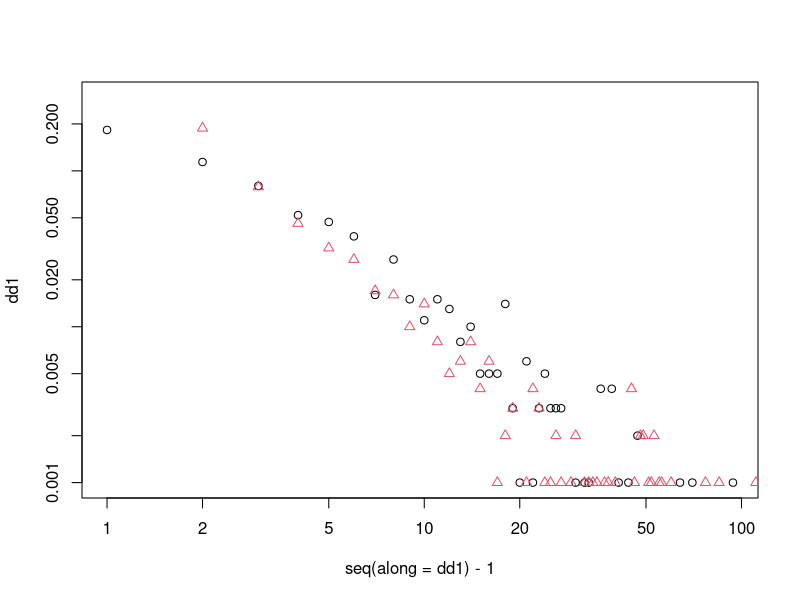
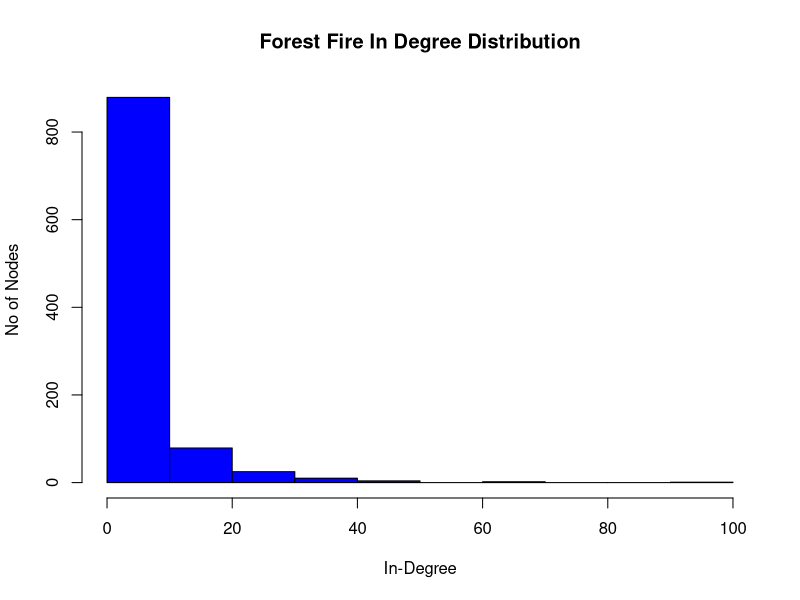
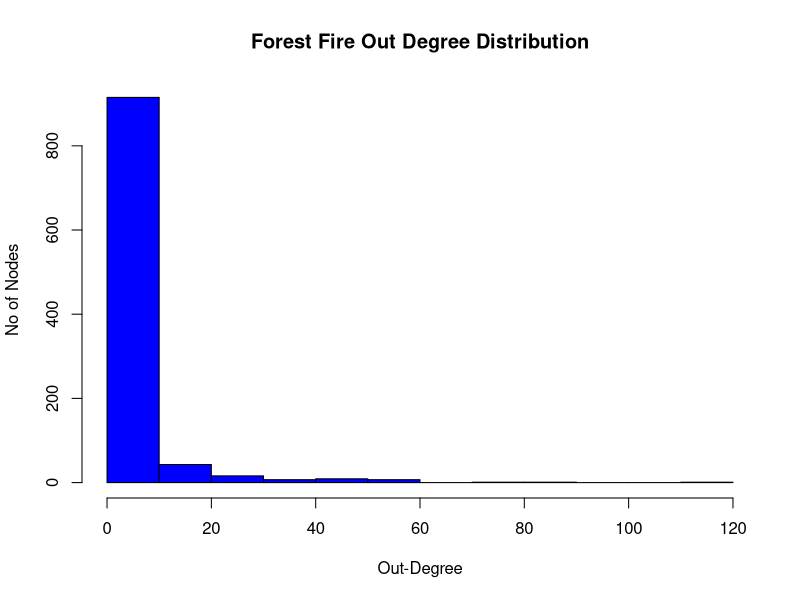
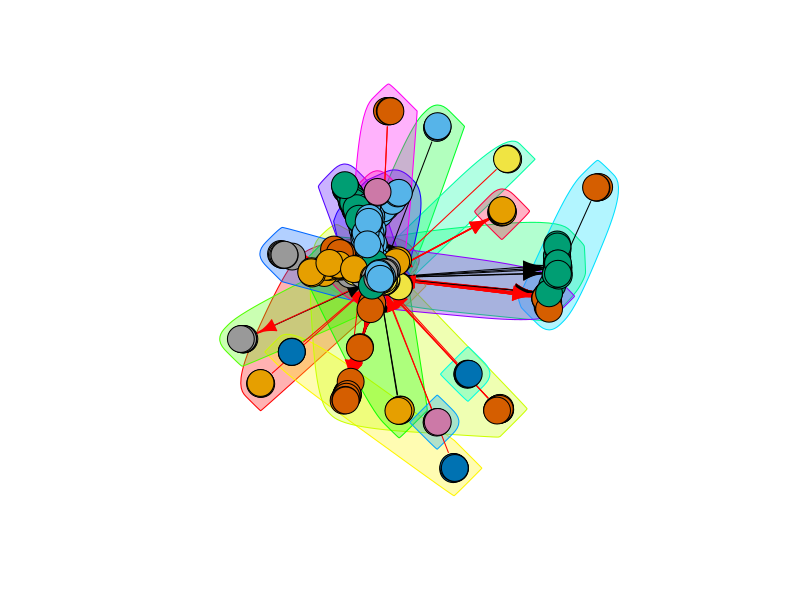

These figures' R source, in order:
###########################################################################
#Copyright (C) 2017 Anshita, Swati and Vishank - All Rights Reserved.
###########################################################################


###########################################################################################
#Part 4: Use the forest fire model to create a directed network 
###########################################################################################
library(igraph)
g <- forest.fire.game(1000, fw.prob=0.37, bw.factor=0.32/0.37)
png("Answer 4a-1.png")
dd1 <- degree_distribution(g, mode="in")
dd2 <- degree_distribution(g, mode="out")
plot(seq(along=dd1)-1, dd1, log="xy")
points(seq(along=dd2)-1, dd2, col=2, pch=2)
dev.off()

png("Answer 4a InDegree.png")
hist(degree(g,m="in"),main="Forest Fire In Degree Distribution",
     xlab="In-Degree", ylab="No of Nodes",col="blue")
dev.off()

png("Answer 4a OutDegree.png")
hist(degree(g,m="out"),main="Forest Fire Out Degree Distribution",
     xlab="Out-Degree", ylab="No of Nodes",col="blue")
dev.off()


print(paste("4b:Diameter is:",diameter(g)))

commCluster <- spinglass.community(g)
print(paste(" 4c:Modularity",modularity(commCluster)))
print(paste(" 4c:No of communitiues",length(sizes(commCluster))))

png("Answer 4c.png")
plot(commCluster, g,vertex.label = NA)
dev.off()